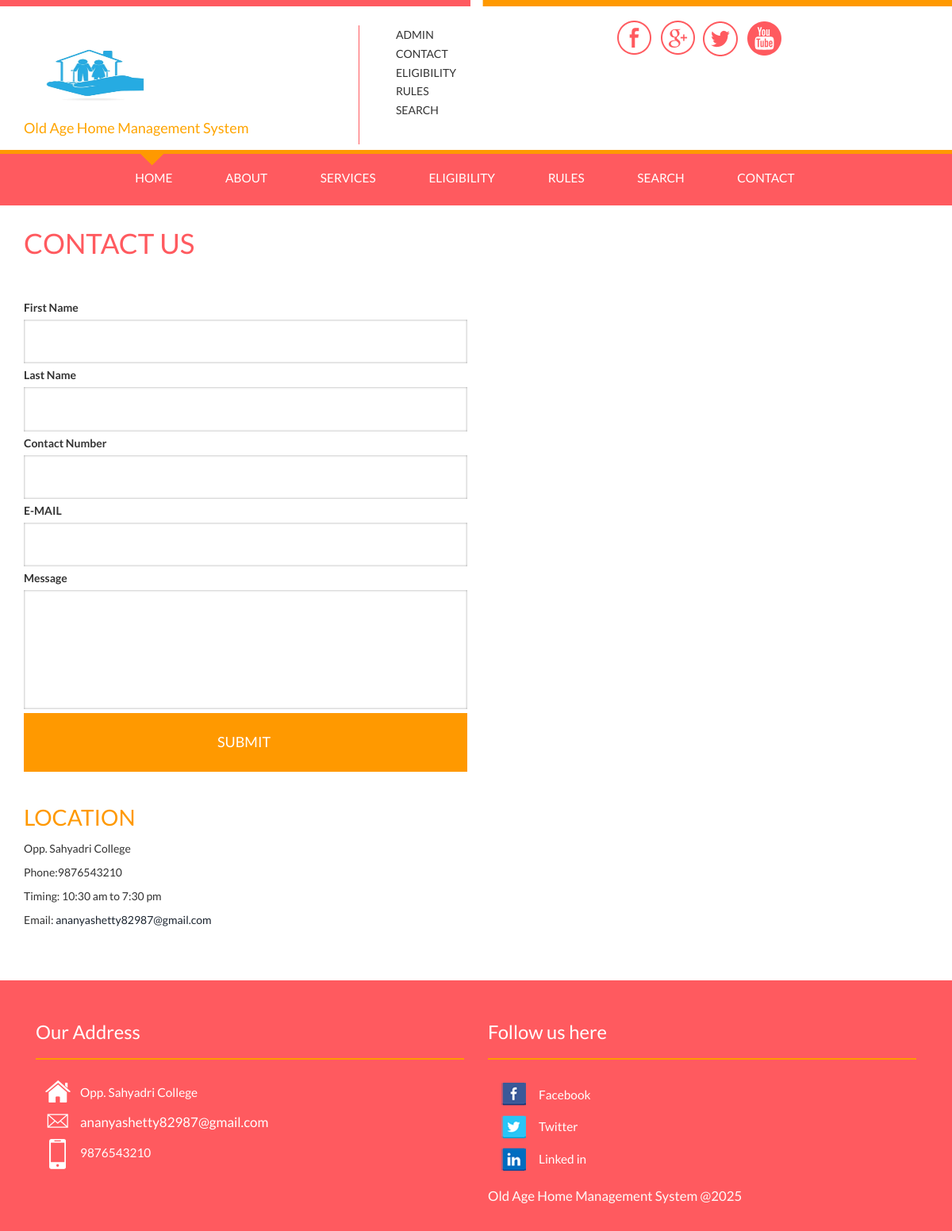
The page /contact.php on the database its author committed.
### tables this page shows
CREATE TABLE `tblpage` (
  `ID` int(10) NOT NULL,
  `PageType` varchar(200) DEFAULT NULL,
  `PageTitle` mediumtext DEFAULT NULL,
  `PageDescription` mediumtext DEFAULT NULL,
  `Email` varchar(200) DEFAULT NULL,
  `MobileNumber` bigint(10) DEFAULT NULL,
  `UpdationDate` date DEFAULT NULL,
  `Timing` varchar(200) NOT NULL
);

### contact.php (the view, shortened to what this page needs)
<?php
include('includes/config.php');
  ?>
<!DOCTYPE HTML>
<html>
<head>
<link href="css/bootstrap.css" rel='stylesheet' type='text/css' />
<link href="css/style.css" rel='stylesheet' type='text/css' />
</head>
<body>
	<?php include_once('includes/header.php');?>
	</div>
		    <div class="contact_desc">
		        <div class="container">
		        	<h2>Contact Us</h2>
			         <div class="contact-form">
				  	   <form method="post" class="left_form">
					    	<div>
						    	<span><label>First Name</label></span>
						    	<span><input required="true" name="fname" type="text" class="textbox"></span>
						    </div>
						    <div>
						    	<span><label>Last Name</label></span>
						    	<span><input required="true" name="lname" type="text" class="textbox"></span>
						    </div>
						    <div>
						    	<span><label>Contact Number</label></span>
						    	<span><input required="true" name="phone" pattern="[0-9]+" maxlength="10" type="text" class="textbox"></span>
						    </div>
						    <div>
						    	<span><label>E-MAIL</label></span>
						    	<span><input required="" name="email" type="text" class="textbox"></span>
						    </div>
					        <div>
						    	<span><label>Message</label></span>
						    	<span><textarea required="true" name="message"> </textarea></span>
						    </div>
						   <div>
						   		<input type="submit" value="Submit " name="submit" />
						  </div>
					    </form>
					    <div class="clearfix"></div>
				  </div>
				 <div class="content_bottompart">
				 	<div class="company_address">
				 		 <?php
$ret=mysqli_query($con,"select * from tblpage where PageType='contactus' ");
while ($row=mysqli_fetch_array($ret)) {
?>
				     	<h3>Location</h3>
						    	<p><?php  echo $row['PageDescription'];?></p>
				   		<p>Phone:<?php  echo $row['MobileNumber'];?></p>
				   		<p>Timing: <?php  echo $row['Timing'];?></p>
				 	 	<p>Email: <span><a href="mailto:example@email.com"><?php  echo $row['Email'];?></a></span></p><?php } ?>
				     </div>
				      <div class="clearfix"></div>
	                </div>
	             </div>
	          </div>
	<?php include_once('includes/footer.php');?>
</body>
</html>

### includes/footer.php (shortened to what this page needs)
<div class= "footer">
         <div class="container">
            <div class="col-md-6 footer-grid footer-grid1">
                    <div class="Office Address">
                        <h4>Our Address</h4>
                       <ul class="bottom-icons">
                        <?php
$ret=mysqli_query($con,"select * from tblpage where PageType='contactus' ");
while ($row=mysqli_fetch_array($ret)) {
?>
                            <li><a class="home" href="#"><span> </span></a><?php  echo $row['PageDescription'];?></li>
                            <li><a class="mail" href="mailto:info@example.com"><span> </span><?php  echo $row['Email'];?></a></li>
                            <li><a class="mbl" href="#"><span> </span></a><?php  echo $row['MobileNumber'];?></li>
                            <div class="clearfix"> </div><?php } ?>
                        </ul>
                     </div>
                </div>
                <div class="col-md-6 footer-grid footer-grid3">
                    <div class=" Follow us here">
                    <h4> Follow us here</h4>
                        <ul class="bottom-icons two">
                            <li><a class="fbook" href="#"><span> </span></a>Facebook</li>
                            <li><a class="twt" href="#"><span> </span></a>Twitter</li>
                            <li><a class="iin" href="#"><span> </span></a>Linked in</li>
                        </ul>
                    </div>
                    <div class="copy-center">
                            <p>Old Age Home Management System @2025</p>
                        </div>
                    </div>
                    <div class="clearfix"> </div>
                </div>
            </div>

### css/style.css (style rules this page uses)
body { background: #fff; font-family: 'Lato', sans-serif; }
.contact_desc { padding: 2em 0 3em 0; }
.content_bottompart { padding: 1em 0; }
.contact-form input[type="text"], .contact-form textarea { width: 100%; border: none; outline: none; background: #fff; padding: 17px 18px; font-weight: 400; font-size: 15px; text-transform: uppercase; color: #7e7e7e; margin: 0px 0 5px 0; box-shadow: inset 0px 0px 3px #999; -webkit-box-shadow: inset 0px 0px 3px #999; -moz-box-shadow: inset 0px 0px 3px #999; -o-box-shadow: inset 0px 0px 3px #999; }
form.left_form { float: left; width: 49%; }
.contact-form textarea { height:150px; resize:none; margin:0; }
.contact-form input[type="submit"] { border: none; outline: none; padding: 21px 25px; color: #fff; background: #ff9900; text-transform: uppercase; font-weight: 400; font-size: 18px; border: double #ff9900; display:block; width:100%; }
.company_address { float: left; width: 30%; }
.footer { background: #ff5a5f; padding: 2em 0; }
.footer p { color:#FDFBF9; font-size:1.2em; text-decoration: none; font-weight:400; margin: 0; line-height: 1.9em; }
.footer-grid h4 { color: #fff; font-size: 1.7em; text-decoration: none; font-weight: 400; margin: 1em 0; border-bottom: 2px solid #ff9901; padding: 0px 0 20px 0; }
.contact_desc h2,.contact_desc h3 { color: #ff5a5f; font-size: 2.5em; margin: 0em 1em 1.5em 0em; font-weight: 400; text-transform: uppercase; }
.contact_desc h3 { color: #ff9900; margin: 1em 1em 0.5em 0em; font-size: 2em; }
ul.bottom-icons,ul.bottom-icons.two { padding: 0; }
ul.bottom-icons li,ul.bottom-icons.two li { display: block; margin-left:0px; list-style: none; }
ul.bottom-icons.two li a span { width:32px; height:32px; display: inline-block; background: url('../images/footer.png') no-repeat; vertical-align: middle; -webkit-transition: all 0.3s ease; -moz-transition: all 0.3s ease; -o-transition: all 0.3s ease; transition: all 0.3s ease; margin: 0 16px; }
ul.bottom-icons li a span { width:32px; height:38px; display: inline-block; background: url('../images/icons.png') no-repeat; vertical-align: middle; -webkit-transition: all 0.3s ease; -moz-transition: all 0.3s ease; -o-transition: all 0.3s ease; transition: all 0.3s ease; margin: 0 12px; }
ul.bottom-icons li a.home span { background-position: 0px -119px; }
ul.bottom-icons li a.mail span { background-position: 0px -179px; }
ul.bottom-icons li a.mbl span { background-position: 0px -219px; }
ul.bottom-icons.two li a.fbook span { background-position: -0px -0px; }
ul.bottom-icons.two li a.twt span { background-position: -0px -32px; }
ul.bottom-icons.two li a.iin span { background-position: -0px -64px; }
.bottom-icons li a,.bottom-icons.two li a,.bottom-icons li,.bottom-icons.two li { font-weight: 400; font-size: 1.1em; text-decoration: none; color: #fff; transition: 0.5s all; -webkit-transition: 0.5s all; -moz-transition: 0.5s all; -o-transition: 0.5s all; }
.bottom-icons.two li a { line-height: 2.4em; }

### rows shown on the page
tblpage: PageDescription "Opp. Sahyadri College", MobileNumber "9876543210", Timing "10:30 am to 7:30 pm", Email "ananyashetty82987@gmail.com"
